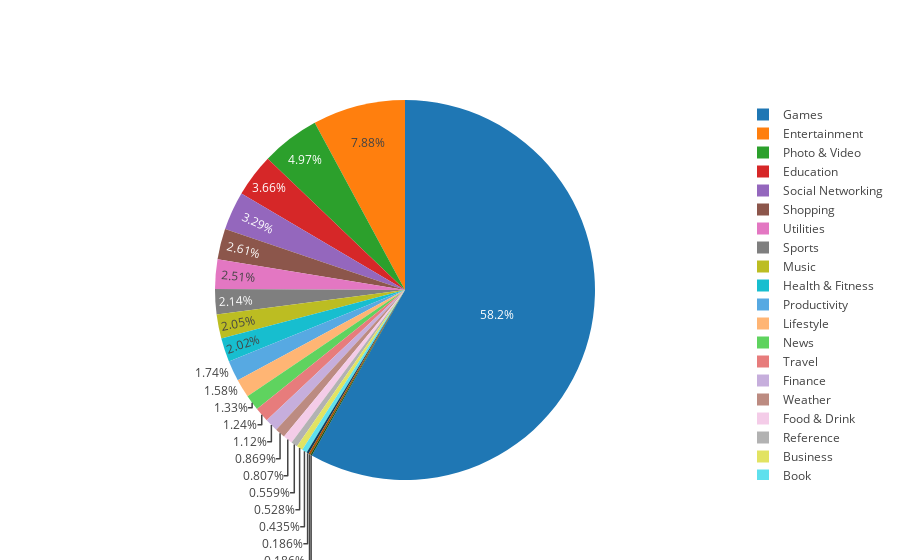
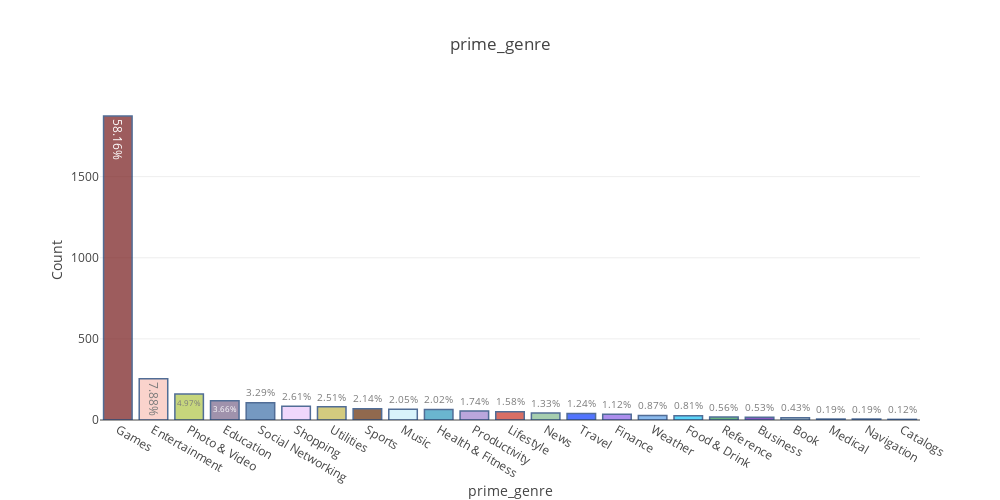

Notebook cell for these charts, in order:
### Code cell
commongenre(ios_free,'prime_genre')
plt.show()

### Figure 1 — Plotly figure (JSON) as saved in the notebook; plotly's stock layout.template omitted (floating-point values rounded to 4 significant figures)
{"data": [{"hoverinfo": "label+value", "labels": ["Games", "Entertainment", "Photo & Video", "Education", "Social Networking", "Shopping", "Utilities", "Sports", "Music", "Health & Fitness", "Productivity", "Lifestyle", "News", "Travel", "Finance", "Weather", "Food & Drink", "Reference", "Business", "Book", "Medical", "Navigation", "Catalogs"], "type": "pie", "uid": "073bcffd-c474-4f6e-a163-a145649ce181", "values": [1874, 254, 160, 118, 106, 84, 81, 69, 66, 65, 56, 51, 43, 40, 36, 28, 26, 18, 17, 14, 6, 6, 4]}], "layout": {}}

### Figure 2 — Plotly figure (JSON) as saved in the notebook; plotly's stock layout.template omitted (floating-point values rounded to 4 significant figures)
{"data": [{"marker": {"color": ["#751819", "#F8C1B7", "#AEC546", "#78648A", "#3B6EA7", "#EBC7FC", "#C1B64A", "#632B04", "#C8EEFA", "#2C97BC", "#9D81CE", "#C83125", "#81BA8E", "#093AFE", "#8A5FE6", "#5A9DE6", "#17C3F7", "#279548", "#5715A8", "#83A2B6", "#791853", "#393BDC", "#7A283A", "#F36986", "#C2542A", "#568BA2", "#1849D4", "#DF785D", "#D8B20A", "#3CB010", "#22FE64", "#7C5C61", "#81ABDA", "#59FBB0", "#29615D", "#9463EF", "#122330", "#31A206", "#9A0DD0", "#1BA50B", "#DCCDA4", "#956583", "#12B8E8", "#69D462", "#8298CF", "#7D5A0D", "#14AB7C", "#1672C2", "#B84C91", "#1DA7AB", "#42CEC4", "#C26EA7", "#4B67D2", "#04AF89", "#989788", "#6472C9", "#2D706D", "#066E5A", "#836553", "#03EB20", "#4BFB03", "#CCEC79", "#B2AD71", "#734CBC", "#A9A30B", "#492061", "#CC72FE", "#B4DF8B", "#4FBF3A", "#6CE4D3", "#ADB969", "#0C4733", "#81DD5B", "#AF4BAA", "#EA6F81", "#9673EF", "#139A63", "#328384", "#285D03", "#21E05B", "#ADB04D", "#21FDC3", "#933E8E", "#226172", "#457653", "#8D91B8", "#744DB8", "#BF6FE1", "#0B7E8F", "#9E9B35", "#B44C13", "#9FD7F7", "#AC7CFC", "#8ECDAB", "#01C756", "#DA6CFD", "#B9B6D3", "#71CF07", "#36A132", "#8007B9"], "line": {"color": "rgb(8, 48, 107)", "width": 1.5}}, "opacity": 0.7, "text": ["58.16%", "7.88%", "4.97%", "3.66%", "3.29%", "2.61%", "2.51%", "2.14%", "2.05%", "2.02%", "1.74%", "1.58%", "1.33%", "1.24%", "1.12%", "0.87%", "0.81%", "0.56%", "0.53%", "0.43%", "0.19%", "0.19%", "0.12%"], "type": "bar", "uid": "7506da00-5ee6-4f6a-bd72-232bb64632c7", "x": ["Games", "Entertainment", "Photo & Video", "Education", "Social Networking", "Shopping", "Utilities", "Sports", "Music", "Health & Fitness", "Productivity", "Lifestyle", "News", "Travel", "Finance", "Weather", "Food & Drink", "Reference", "Business", "Book", "Medical", "Navigation", "Catalogs"], "y": [1874, 254, 160, 118, 106, 84, 81, 69, 66, 65, 56, 51, 43, 40, 36, 28, 26, 18, 17, 14, 6, 6, 4]}], "layout": {"height": 500, "margin": {"l": 100}, "title": {"text": "prime_genre"}, "width": 1000, "xaxis": {"title": {"text": "prime_genre"}}, "yaxis": {"title": {"text": "Count"}}}}
